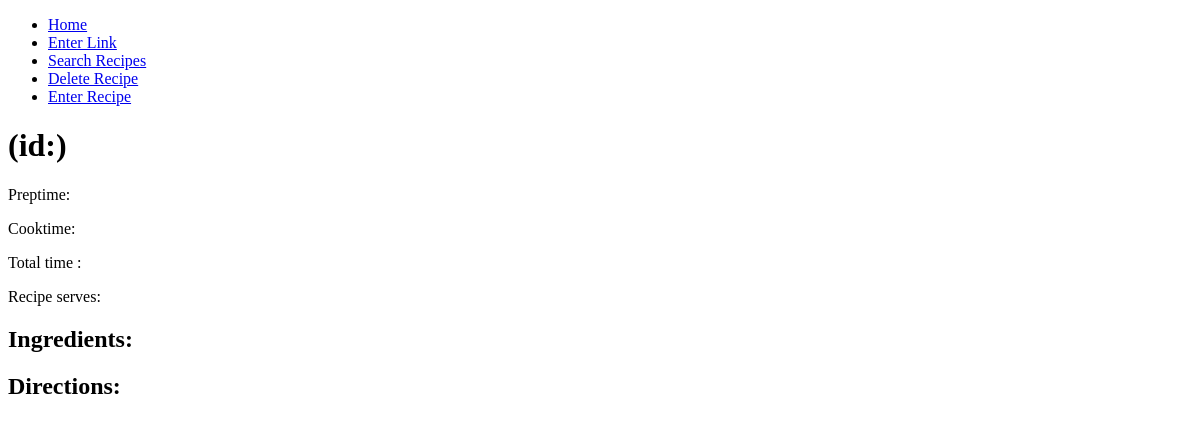
Before: /showrecipe/9 with the older database file.
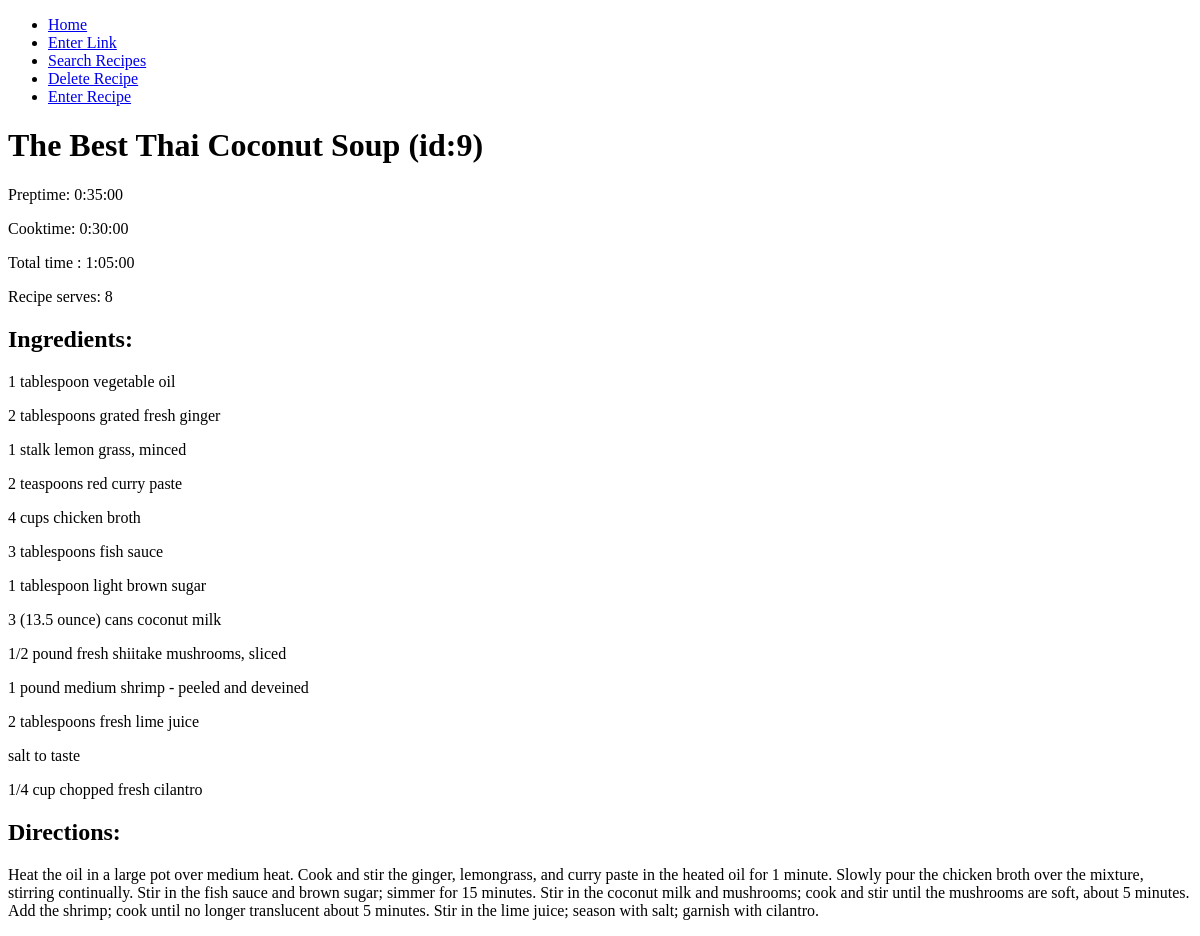
After: the same page with the newer database file.
### recipeapp/models.py (models this page shows, shortened)
class Recipe(db.Model):
    __tablename__ = 'recipes'
    id = db.Column(db.Integer, primary_key=True)
    title = db.Column(db.String(), nullable = False)
    source = db.Column(db.String())
    preptime = db.Column(db.Interval())
    cooktime = db.Column(db.Interval())
    totaltime = db.Column(db.Interval())
    serves = db.Column(db.String(30))
    directions = db.relationship('Directions', backref = 'recipe', cascade="all, delete-orphan")
    ingredients = db.relationship('Ingredient', backref = 'recipe', cascade="all, delete-orphan")

class Ingredient(db.Model):
    __tablename__ = 'ingredients'
    id = db.Column(db.Integer, primary_key=True)
    line = db.Column(db.String())
    recipe_id = db.Column(db.Integer, db.ForeignKey('recipes.id'))
    def __repr__(self):
        return f'{self.line}'

class Directions(db.Model):
    __tablename__ = 'directions'
    id = db.Column(db.Integer, primary_key=True)
    line = db.Column(db.String())
    recipe_id = db.Column(db.Integer, db.ForeignKey('recipes.id'))
    def __repr__(self):
        return f'{self.line}'

### recipeapp/routes.py (the view)
@app.route('/showrecipe/<id>', methods=['POST', 'GET'])
def showrecipe(id):
    recipe_id = id
    recipe = Recipe.query.get(recipe_id)
    return render_template('showrecipe.html', recipe=recipe)

### recipeapp/templates/showrecipe.html
{% extends 'layout.html' %}
{% block content %}
    <h1>{{ recipe.title }} (id:{{ recipe.id }})</h1>
    <p>Preptime:  {{ recipe.preptime }}</p>
    <p>Cooktime:  {{ recipe.cooktime }}</p>
    <p>Total time : {{ recipe.totaltime }}</p>
    <p>Recipe serves:  {{ recipe.serves }}</p>
    <h2>Ingredients:</h2>
    {% for line in recipe.ingredients %}
      <p>{{ line }}</p>
    {% endfor %}
    <h2>Directions:</h2>
    {% for line in recipe.directions %}
      <p>{{ line }}</p>
    {% endfor %}
{% endblock content %}

Changed rows visible on the page:
added Recipe: title "The Best Thai Coconut Soup", id "9", preptime "0:35:00", cooktime "0:30:00", totaltime "1:05:00", serves "8"
added Ingredient: line "1 tablespoon vegetable oil"
added Ingredient: line "2 tablespoons grated fresh ginger"
added Ingredient: line "1 stalk lemon grass, minced"
added Ingredient: line "2 teaspoons red curry paste"
added Ingredient: line "4 cups chicken broth"
added Ingredient: line "3 tablespoons fish sauce"
added Ingredient: line "1 tablespoon light brown sugar"
added Ingredient: line "3 (13.5 ounce) cans coconut milk"
added Ingredient: line "1/2 pound fresh shiitake mushrooms, sliced"
added Ingredient: line "1 pound medium shrimp - peeled and deveined"
added Ingredient: line "2 tablespoons fresh lime juice"
added Ingredient: line "salt to taste"
added Ingredient: line "1/4 cup chopped fresh cilantro"
added Directions: line "Heat the oil in a large pot over medium heat. Cook and stir the ginger, lemongrass, and curry paste in the heated oil for 1 minute. Slowly pour the chicken broth over the mixture, stirring continually. Stir in the fish sauce and brown sugar; simmer for 15 minutes. Stir in the coconut milk and mushrooms; cook and stir until the mushrooms are soft, about 5 minutes. Add the shrimp; cook until no longer translucent about 5 minutes. Stir in the lime juice; season with salt; garnish with cilantro."
